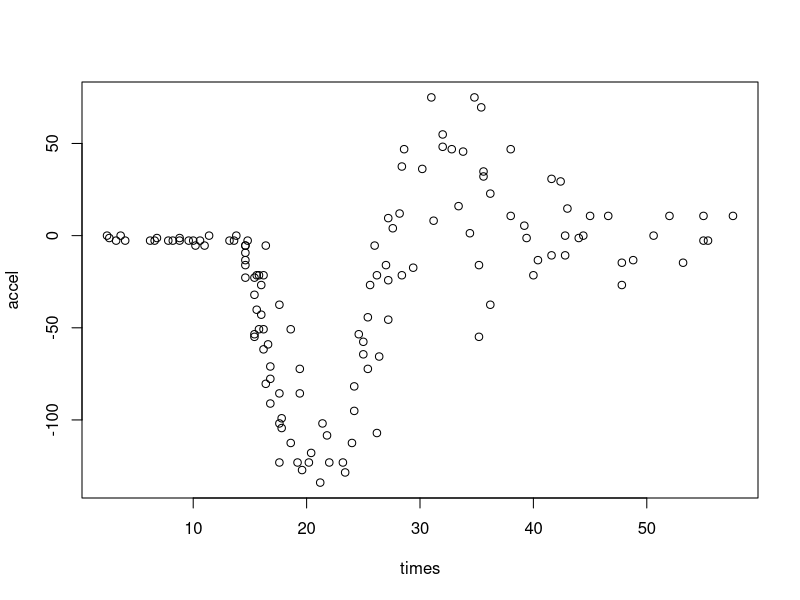
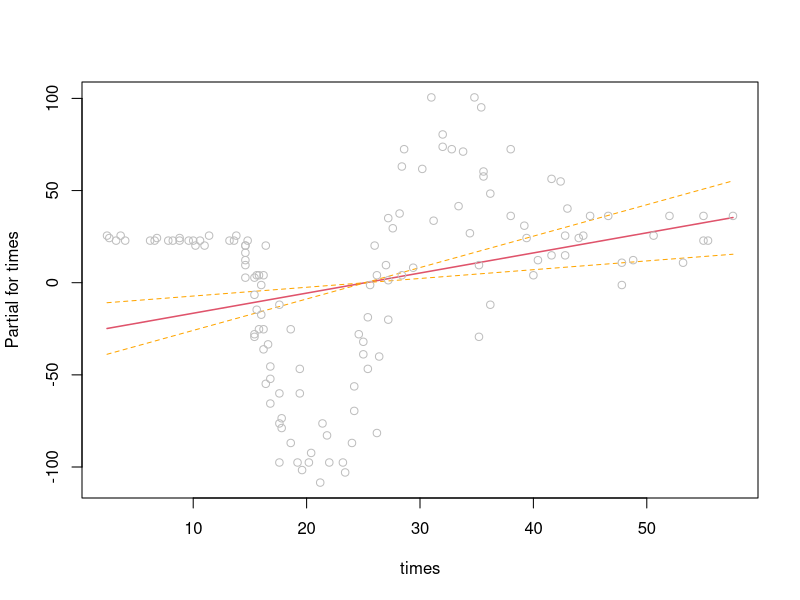
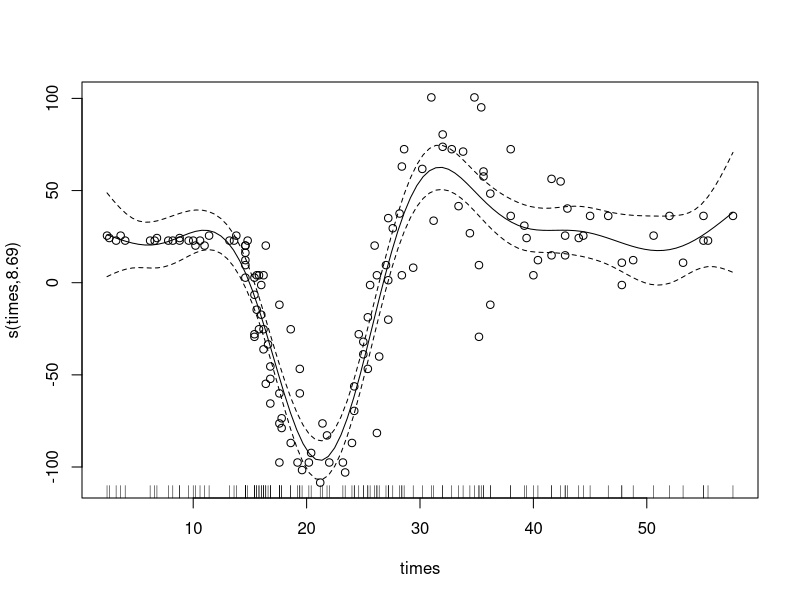
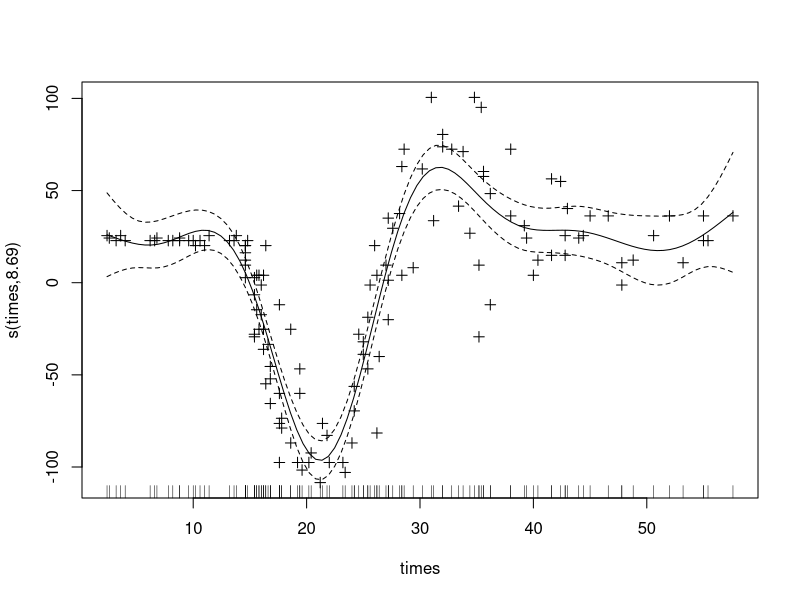

The R script that drew these images, in order:
require(mgcv)

mcycle <- MASS::mcycle

# Examine the mcycle data frame
head(mcycle)
plot(mcycle)

# Fit a linear model
lm_mod <- lm(accel~times, data = mcycle)

# Visualize the model
termplot(lm_mod, partial.resid = TRUE, se = TRUE)
 

gam_mod <- gam(accel ~ s(times), data = mcycle)

# Plot the results
plot(gam_mod, residuals = TRUE, pch = 1)
plot(gam_mod,residuals = TRUE, pch= 3) # pch just changes the shape of the residual vizuals

